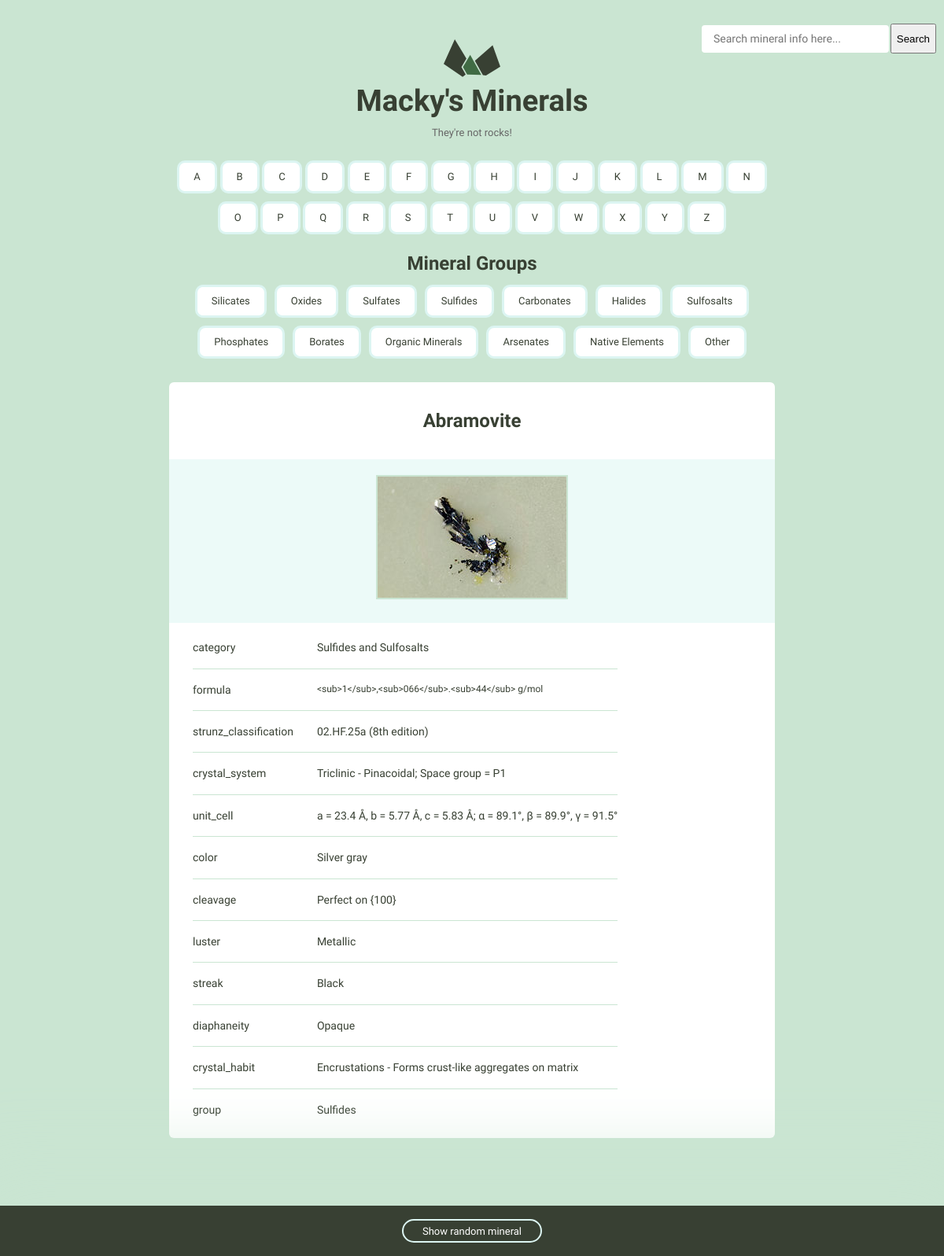
/minerals/mineral/Abramovite/, run on the app's committed database.
### minerals/models.py (models this page shows, shortened)
class Mineral(models.Model):
    name = models.CharField(unique=True, max_length=255)
    image_filename = models.CharField(max_length=255, blank=True)
    image_caption = models.CharField(max_length=255, blank=True)
    category = models.CharField(max_length=255, blank=True)
    formula = models.CharField(max_length=255, blank=True)
    strunz_classification = models.CharField(max_length=255, blank=True)
    crystal_system = models.CharField(max_length=255, blank=True)
    unit_cell = models.CharField(max_length=255, blank=True)
    color = models.CharField(max_length=255, blank=True)
    crystal_symmetry = models.CharField(max_length=255, blank=True)
    cleavage = models.CharField(max_length=255, blank=True)
    mohs_scale_hardness = models.CharField(max_length=255, blank=True)
    luster = models.CharField(max_length=255, blank=True)
    streak = models.CharField(max_length=255, blank=True)
    diaphaneity = models.CharField(max_length=255, blank=True)
    optical_properties = models.CharField(max_length=255, blank=True)
    refractive_index = models.CharField(max_length=255, blank=True)
    crystal_habit = models.CharField(max_length=255, blank=True)
    specific_gravity = models.CharField(max_length=255, blank=True)
    group = models.CharField(max_length=255, blank=True)

### minerals/views.py (the view)
# urls.py: path("mineral/<name>/", views.mineral_detail_page, name="detail"),
def mineral_detail_page(request, name):
    mineral = Mineral.objects.filter(name=name).values()
    if not mineral:
        raise Http404("Mineral nowhere to be found")
    else:
        mineral[0].pop('id')
        mineral = ({key: value
                    for key, value in mineral[0].items() if value != ""})
    search_form = SearchForm(request.GET)
    if search_form.is_valid():
        return HttpResponse(reverse("minerals:search_list"))
    search_form = SearchForm()
    return render(
        request, 'minerals/detail.html',
        {
            'mineral': mineral,
            'form': search_form,
            'letters': ascii_uppercase,
            'categories': categories
        }
    )

### minerals/forms.py
class SearchForm(Form):
    query = CharField(
        max_length=255,
        widget=TextInput(attrs={
            'placeholder': "Search mineral info here..."
        })
    )

### minerals/templates/minerals/detail.html
{% extends 'links.html' %}
{% load static %}
{% block content %}
    <div class="grid-100 mineral__container">
        <h1 class="mineral__name">{{ mineral.name }}</h1>
        <div class="mineral__image-bg">
            <img class="mineral__image" src="{% static 'minerals/images/' %}{{ mineral.image_filename }}">
            <p class="mineral__caption">{{ mineral.image_caption }}</p>
        </div>
        <div class="mineral__table-container">
            <table class="mineral__table">
                {% for key, value in mineral.items %}
                    {% if key != 'name' and 'image' not in key and key == 'formula' %}
                        <tr>
                            <td class="mineral__catagory">{{ key }}</td>
                            <td class="mineral__formula">{{ value }}</td>
                        </tr>
                    {% elif key != 'name' and 'image' not in key and key != 'formula' %}
                        <tr>
                            <td class="mineral__catagory">{{ key }}</td>
                            <td>{{ value }}</td>
                        </tr>
                    {% endif %}
                {% endfor %}
            </table>
        </div>
    </div>
{% endblock %}

### static/css/global.css (style rules this page uses)
html { font-family: sans-serif; -ms-text-size-adjust: 100%; -webkit-text-size-adjust: 100%; }
h1 { font-size: 2em; margin: 0.67em 0; }
img { border: 0; }
input { color: inherit; font: inherit; margin: 0; }
input { line-height: normal; }
table { border-collapse: collapse; border-spacing: 0; }
td, th { padding: 0; }
html { font-size: 62.5%; width: 100%; }
body { background-color: #CAE5D2; margin: 0; width: 100%; font-size: 1.5em; line-height: 1.6; font-weight: 400; font-family: "Cousine"; color: #666; }
.grid, .grid-5, .grid-10, .grid-15, .grid-20, .grid-25, .grid-30, .grid-33, .grid-35, .grid-40, .grid-45, .grid-50, .grid-55, .grid-60, .grid-65, .grid-66, .grid-70, .grid-75, .grid-80, .grid-90, .grid-95, .grid-100 { float: left; box-sizing: border-box; position: relative; }
.grid-100 { width: 100%; padding: 0 15px; }
h1, h2, h3, h4, h5, h6 { margin-top: 0; margin-bottom: 2rem; font-weight: bold; font-family: "Work Sans", sans-serif; color: #384033; }
h1 { font-size: 3.8rem; }
@media (min-width: 550px) { h1 { font-size: 3.8rem; } }
p { margin-top: 0; font-size: 1.6rem; }
input[type="text"] { background: #fff; width: 100%; color: #666; border-radius: 6px; border: 2px solid #CAE5D2; padding: 9px 15px 10px 15px; margin-bottom: 15px; outline: none; box-sizing: border-box; font-size: 1.4rem; font-family: "Work Sans", sans-serif; -webkit-appearance: none; -moz-appearance: none; appearance: none; -webkit-transition: 0.2s; -moz-transition: 0.2s; -ms-transition: 0.2s; -o-transition: 0.2s; transition: 0.2s; }
th, td { padding: 15px; text-align: left; border-bottom: 1px solid #e1e1e1; }
th:first-child, td:first-child { padding-left: 0; }
th:last-child, td:last-child { padding-right: 0; }
input { margin-bottom: 1.5rem; }
table, p, ul { margin-bottom: 2.5rem; }
.mineral__container { background-color: #fff; border-radius: 6px; list-style: none; padding: 0; text-align: center; }
.mineral__name { display: block; width: 100%; margin: 0; font-size: 24px; padding: 30px 0 30px 0; }
.mineral__image { display: block; margin: 0 auto; border: solid 2px #CAE5D2; }
.mineral__image-bg { background-color: #ecfaf8; padding: 20px 0; }
.mineral__caption { font-size: 12px; font-style: italic; padding: 10px 0 0 0; margin: 0; }
.mineral__table { font-size: 14px; color: #384033; }
.mineral__table td { border-color: #CAE5D2; }
.mineral__table tr:last-of-type td { border-bottom: none; padding-bottom: 0; }
.mineral__table-container { padding: 5px 30px 0; }
.mineral__formula { font-size: 12px; }

### data on the page
Mineral: name "Abramovite", image_filename (picture), mineral "Sulfides and Sulfosalts" "02.HF.25a (8th edition)" "Triclinic - Pinacoidal; Space group = P1" "a = 23.4 Å, b = 5.77 Å, c = 5.83 Å; α = 89.1°, β = 89.9°, γ = 91.5°" "Silver gray" "Perfect on {100}" "Metallic" "Black" "Opaque" "Encrustations - Forms crust-like aggregates on matrix" "Sulfides", mineral "<sub>1</sub>,<sub>066</sub>.<sub>44</sub> g/mol"

### other printed values
{{ letter }} "A" "B" "C" "D" "E" "F" "G" "H" "I" "J" "K" "L" "M" "N" "O" "P" "Q" "R" "S" "T" "U" "V" "W" "X" "Y" "Z"
{{ category }} "Silicates" "Oxides" "Sulfates" "Sulfides" "Carbonates" "Halides" "Sulfosalts" "Phosphates" "Borates" "Organic Minerals" "Arsenates" "Native Elements" "Other"
{{ key }} "category" "strunz_classification" "crystal_system" "unit_cell" "color" "cleavage" "luster" "streak" "diaphaneity" "crystal_habit" "group"
{{ key }} "formula"
